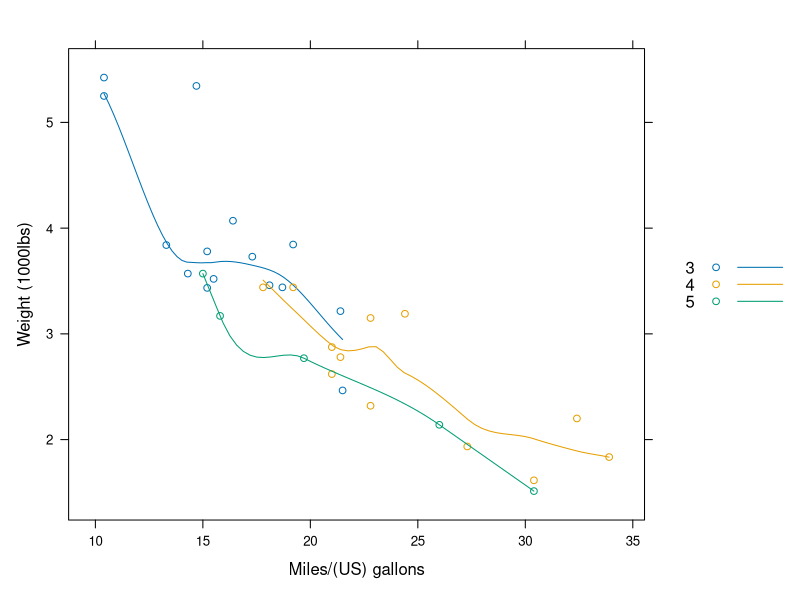

Recreate this plot in R.
library(lattice)

input <- mtcars[,c('wt','mpg','gear')]

xyplot(wt~mpg,
       data=input,
       group=gear,
       auto.key=TRUE,
       type = c("p", "smooth"),
       xlab = "Miles/(US) gallons",
       ylab = "Weight (1000lbs)")
